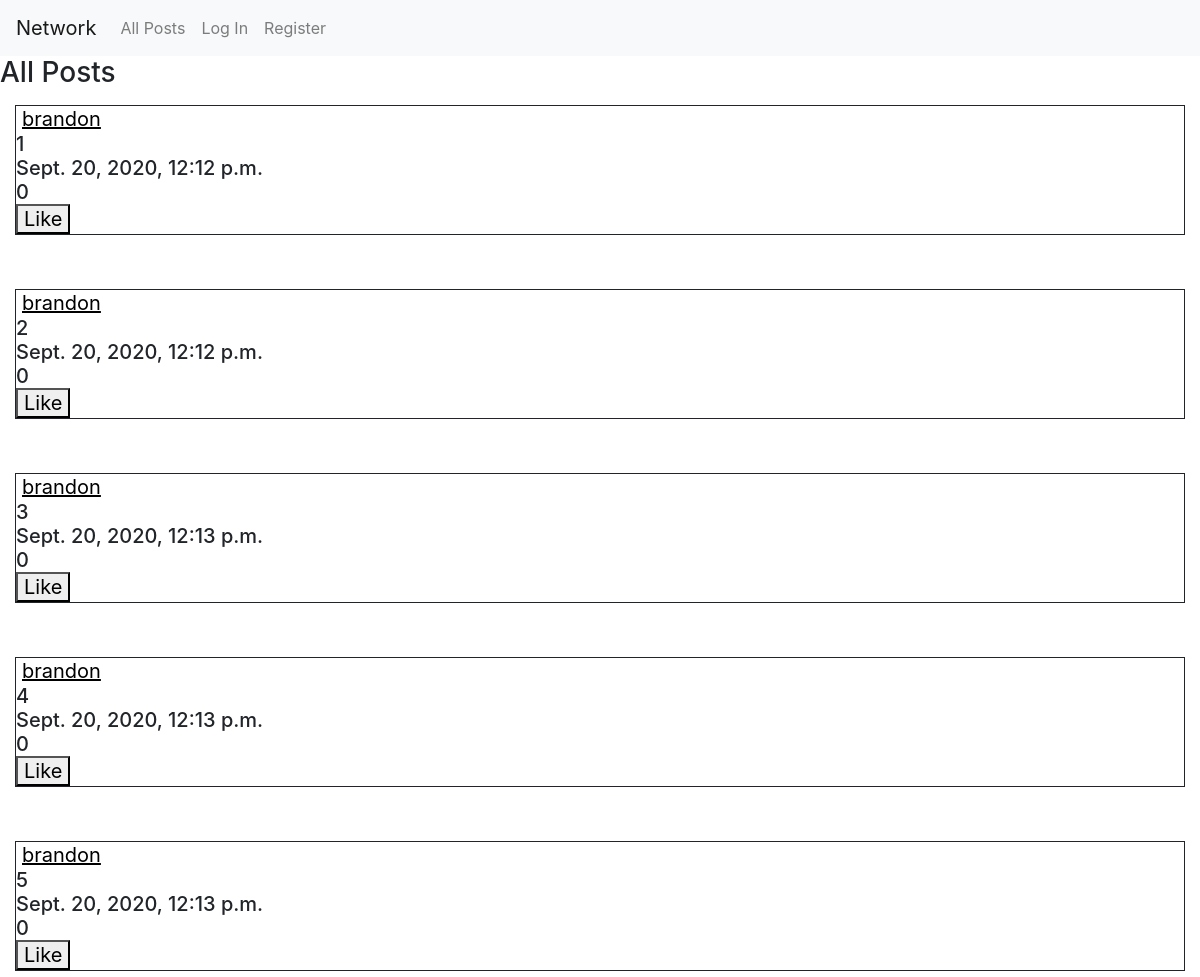
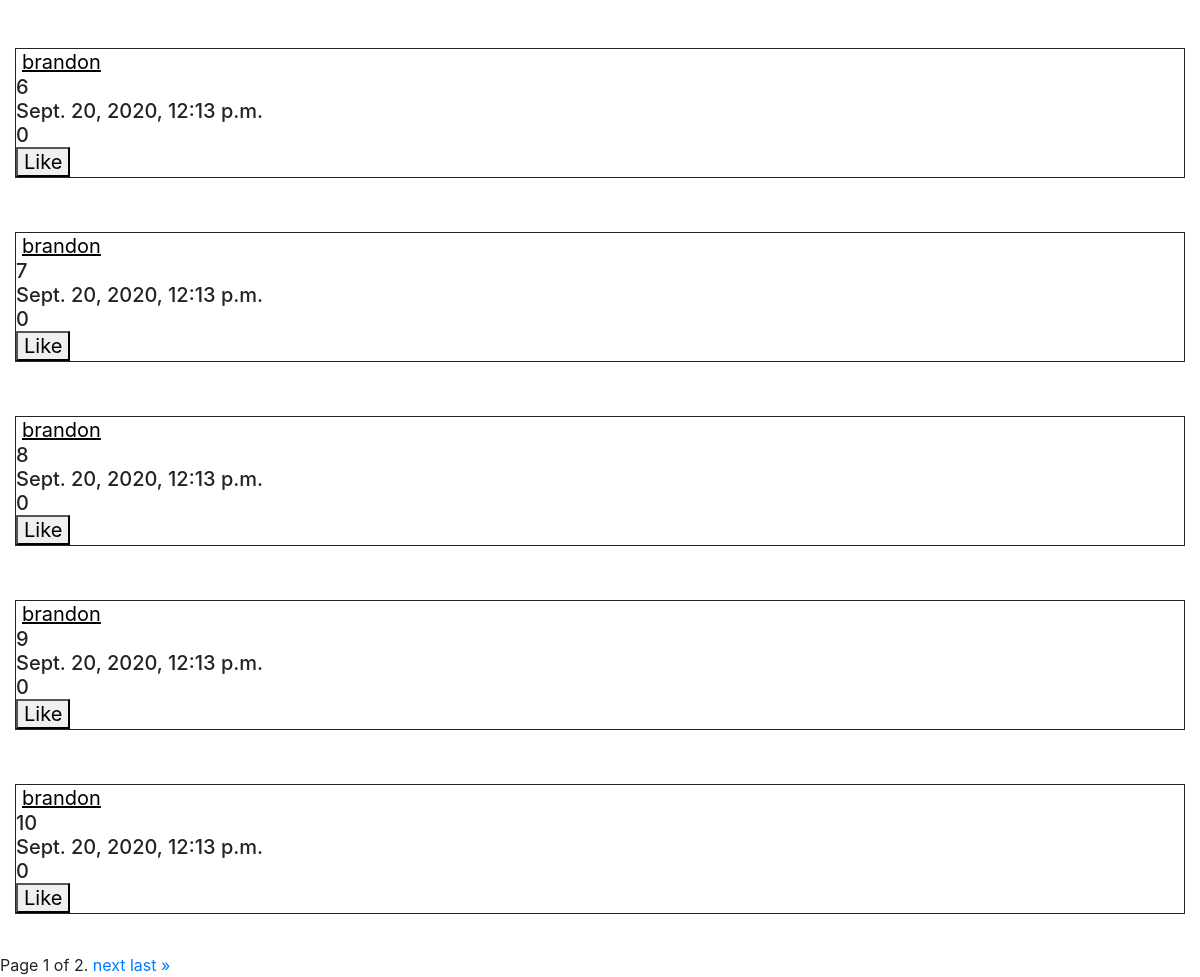
The app's page /, older data (2 pictures, top to bottom).
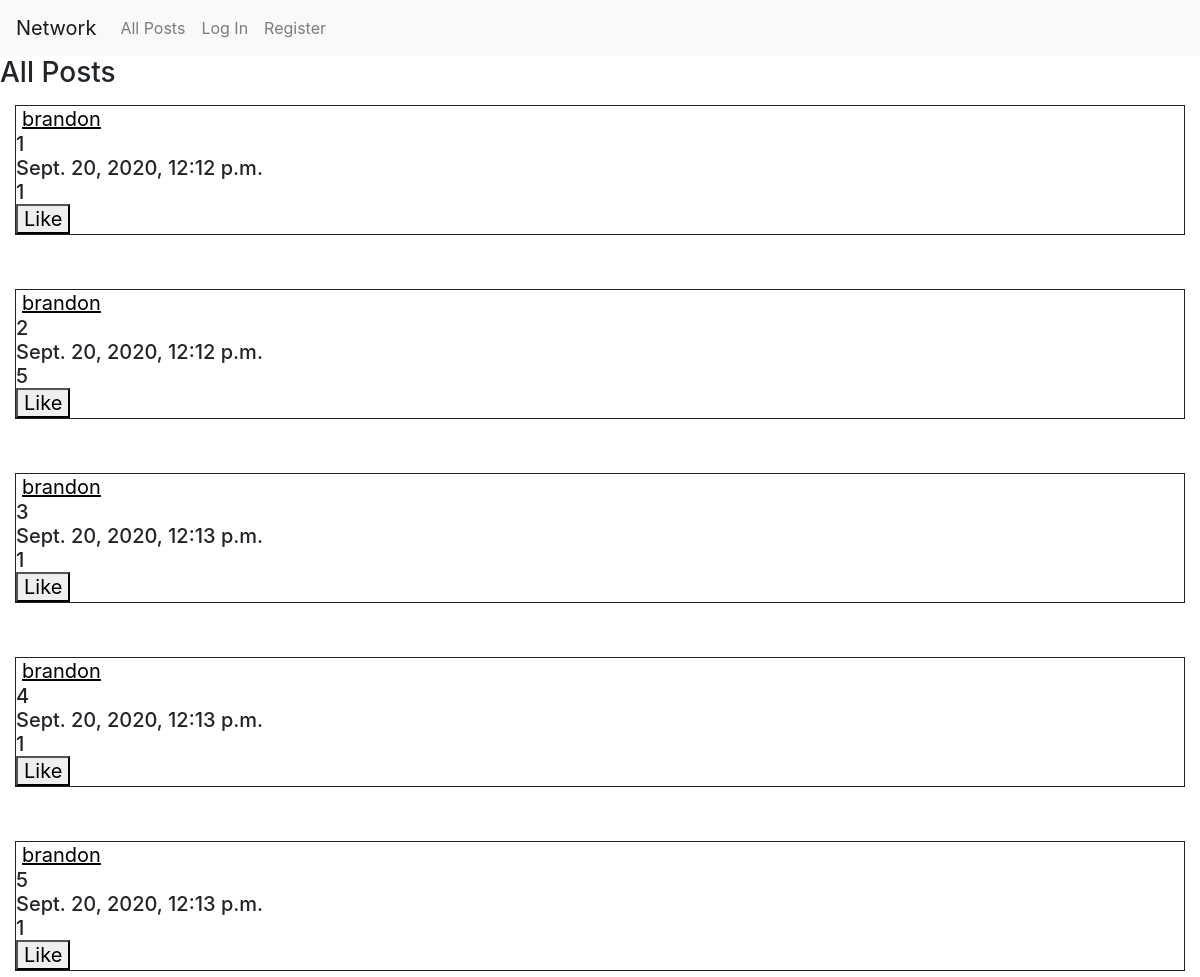
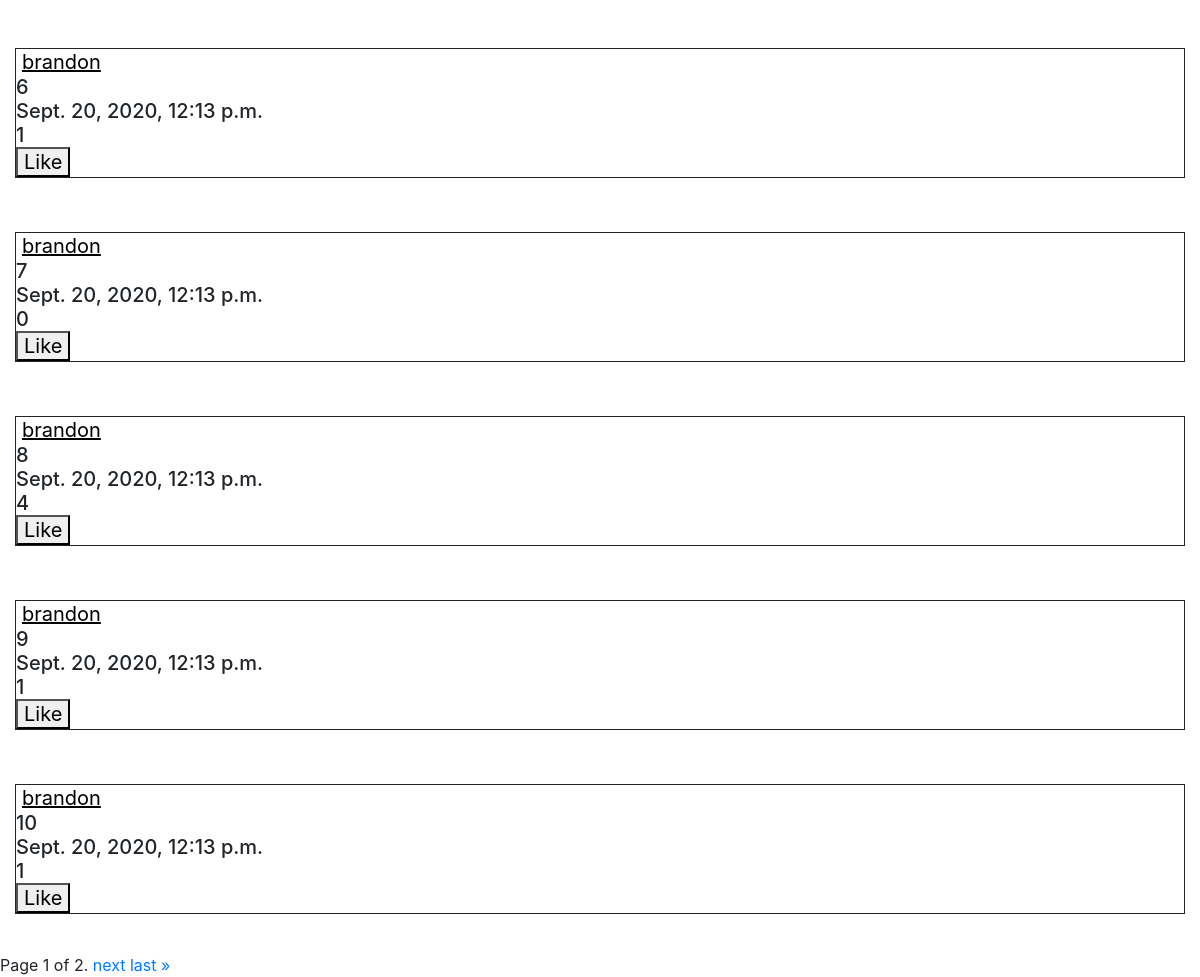
The same page, newer data (2 pictures, top to bottom).
### network/models.py (models this page shows, shortened)
class Post(models.Model):
    user = models.ForeignKey("User", on_delete=models.CASCADE, related_name="posts")
    content = models.TextField(blank=True)
    timestamp = models.DateTimeField(auto_now_add=True)
    likes = models.IntegerField()

class User(AbstractUser):
    pass

### network/views.py (the view)
# urls.py: path("", views.index, name="index"),
def index(request):
    all_posts = Post.objects.all().reverse()
    paginator = Paginator(all_posts, 10)
    page_number = request.GET.get('page')
    page_obj = paginator.get_page(page_number)
    return render(request, "network/index.html", {
            "all_posts": all_posts,
            "page_obj": page_obj
        })

### network/templates/network/index.html (shortened to what this page needs)
{% extends "network/layout.html" %}
{% block body %}
<form action="{% url 'new_post' %}" method="post">
    <div id="all-posts-head">
        <h3>All Posts</h3>
        <form action="{% url 'profile' %}" method="GET">
        {% for item in page_obj %}
        <h5 style="border-style: solid;margin: 15px;border-width: thin;">
            <div>
                <input type="submit" name="user" value="{{ item.user }}" style="background:none; border-width:0px; color:black; text-decoration:underline;" />
            </div>
            <div id="post_{{ item.id }}"> {{ item.content }}</div>
            <div>{{ item.timestamp }}</div>
            <div id="numlikes_{{ item.id }}">{{ item.likes }} </div>
            <button type="button" id="{{ item.id }}" onclick='like_post(this.id)'>Like</button><br>
        </h5>
        <br>
        {% endfor %}
        </form>
<div class="pagination">
    <span class="step-links">
        <span class="current">
            Page {{ page_obj.number }} of {{ page_obj.paginator.num_pages }}.
        </span>
        {% if page_obj.has_next %}
            <a href="?page={{ page_obj.next_page_number }}">next</a>
            <a href="?page={{ page_obj.paginator.num_pages }}">last &raquo;</a>
        {% endif %}
    </span>
</div>
        </div>
{% endblock %}

Row changes from the older to the newer data that the page shows:
changed Post (number 1 of 10 on the later page): likes "0" → "1"
changed Post (number 2 of 10 on the later page): likes "0" → "5"
changed Post (number 3 of 10 on the later page): likes "0" → "1"
changed Post (number 4 of 10 on the later page): likes "0" → "1"
changed Post (number 5 of 10 on the later page): likes "0" → "1"
changed Post (number 6 of 10 on the later page): likes "0" → "1"
changed Post (number 8 of 10 on the later page): likes "0" → "4"
changed Post (number 9 of 10 on the later page): likes "0" → "1"
changed Post (number 10 of 10 on the later page): likes "0" → "1"
